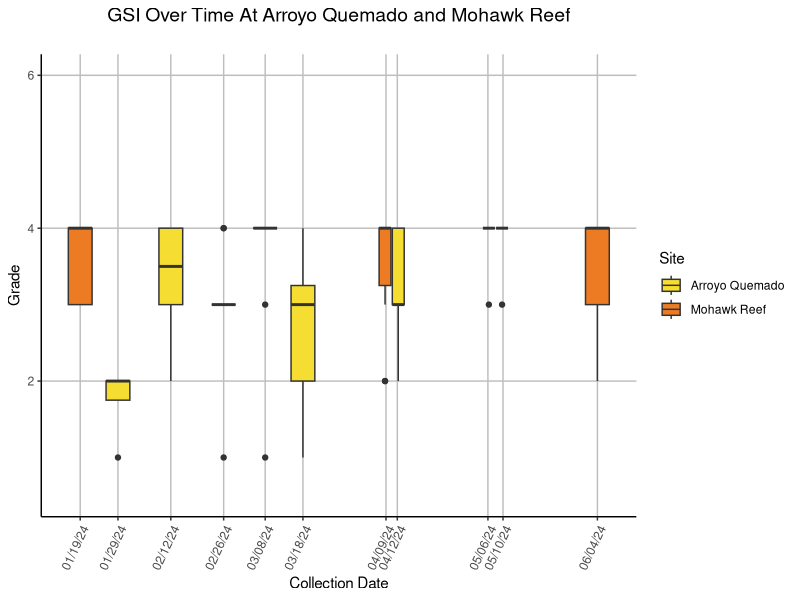
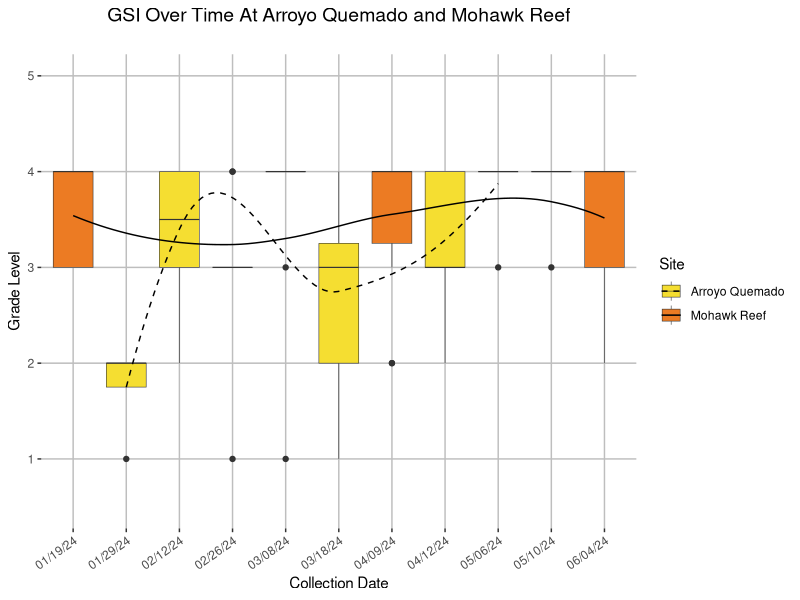
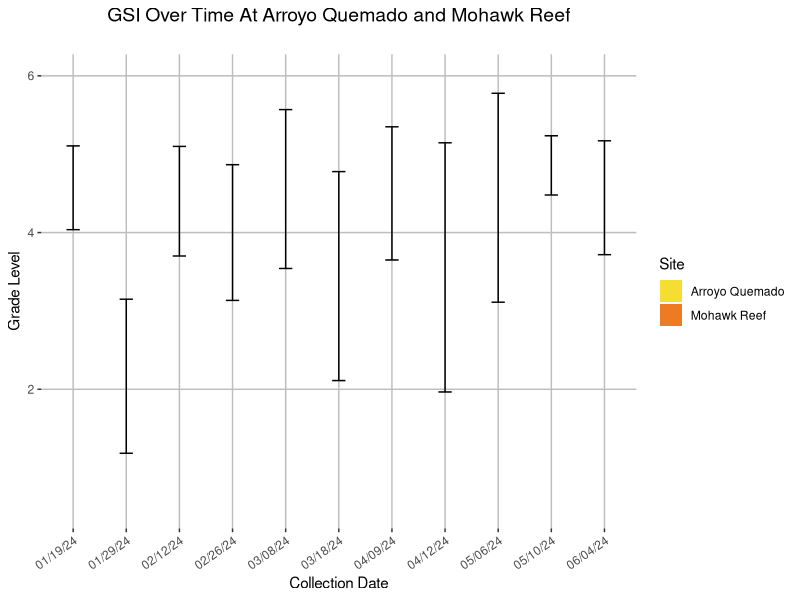
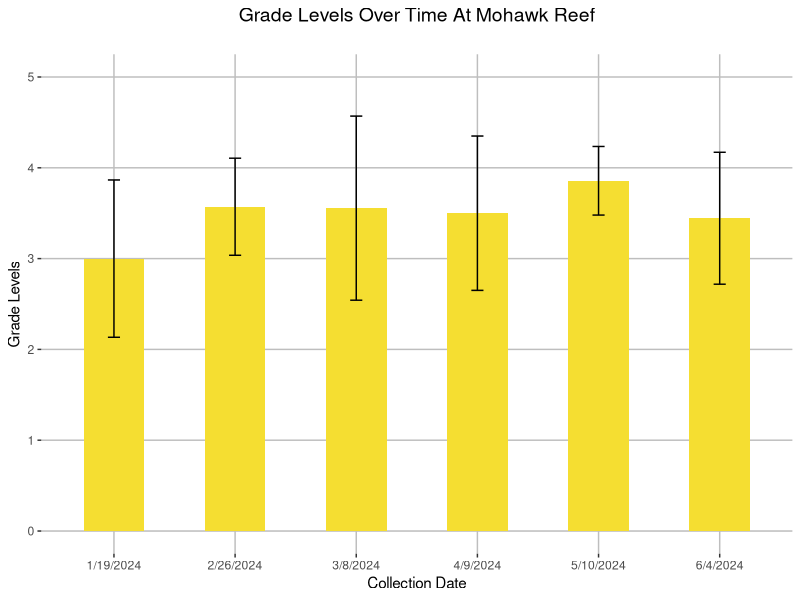
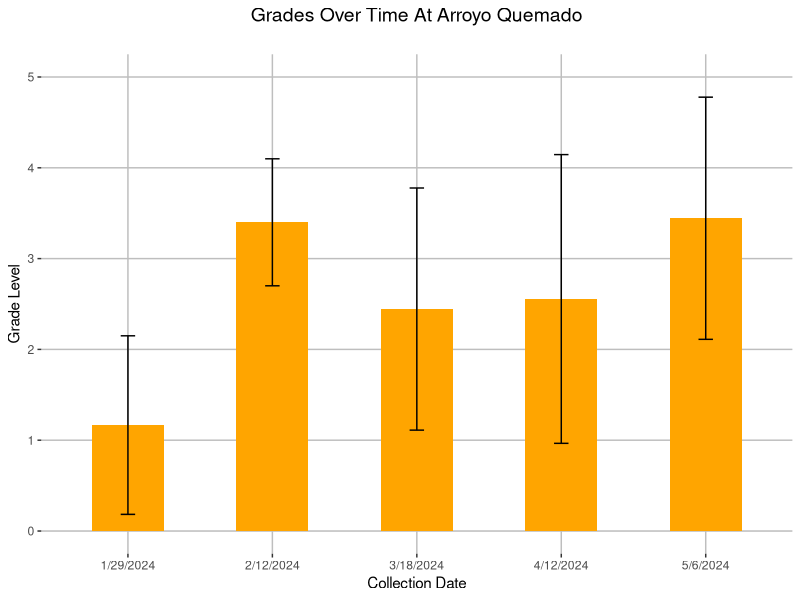
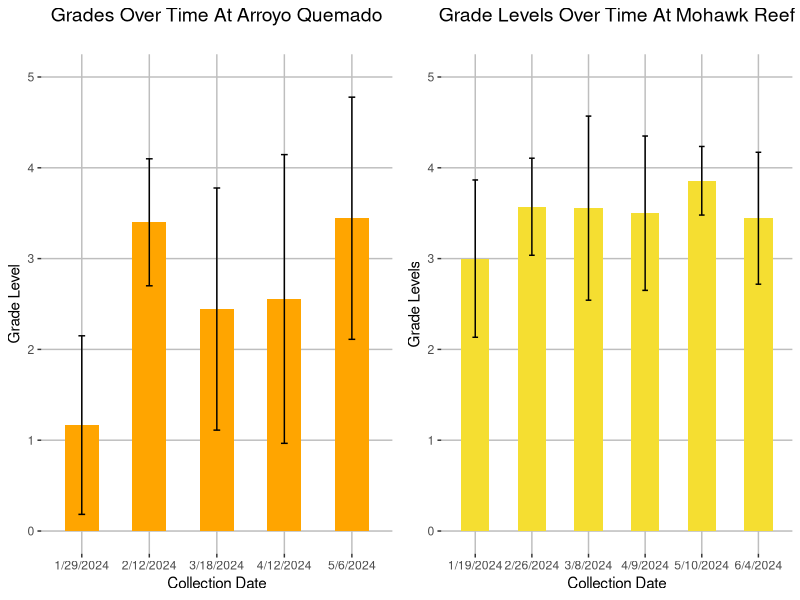

The R script that drew these images, in order:
## ---- chunk 1
knitr::opts_chunk$set(echo = TRUE)
library(ggplot2)


GSI_data <- read.csv("Grades - combined.csv")
GSI_data$Collection.Date <- as.Date(GSI_data$Collection.Date, format = "%m/%d/%Y")
GSI_data$Date_Site <- factor(paste(GSI_data$Collection.Date, GSI_data$Site, sep = "_"))
date_breaks <- as.numeric(as.Date(unique(GSI_data$Collection.Date))) #makes the x-axis formatted right

GSI_plot <- ggplot(GSI_data, aes(x = Collection.Date, y = Num.Grade, fill = Site)) +
  geom_boxplot(aes(group = Date_Site), width = 7) +
  labs(y = "Grade", x = "Collection Date", fill = "Site") +
  ggtitle("GSI Over Time At Arroyo Quemado and Mohawk Reef") +
  scale_y_continuous(limits = c(0.5, 6)) +
  #geom_smooth(data = subset(GSI_data, Site == "ARQ"), method = "loess", color = "black", linetype = "dashed", aes(group = Site), linewidth = 0.5, se = FALSE) +
  #geom_smooth(data = subset(GSI_data, Site == "Mohawk"), method = "loess", color = "black", linetype = "solid", aes(group = Site), linewidth = 0.5, se = FALSE) +
  scale_fill_manual(values = c("#F5DE31", "#EC7B23"),
                    name = "Site",
                    labels = c("Arroyo Quemado", "Mohawk Reef")) +
  theme(panel.background = element_rect(fill = "white"),
        plot.background = element_rect(fill = "white"),
        panel.grid.major = element_line(color = "gray", linewidth = 0.5),
        panel.grid.minor = element_blank(),
        plot.title = element_text(hjust = 0.5, size = 14, margin = margin(b = 20)),
        axis.text.x = element_text(size = 9)) +  
  scale_x_continuous(breaks = date_breaks, #whatever you do don't change this function because then everything doesn't work anymore D: (merges them all to two different box and whiskers)
                     labels = function(x) format(as.Date(x, origin = "1970-01-01"), "%m/%d/%y"), 
                     name = "Collection Date") +
  theme(axis.text.x = element_text(angle = 65, hjust = 1),
         axis.line = element_line(color = "black", linewidth = 0.5)) 

plot(GSI_plot)
## ---- chunk 2

GSI_data <- read.csv("Grades - combined.csv")
GSI_data$Collection.Date <- as.Date(GSI_data$Collection.Date, format = "%m/%d/%Y")
GSI_data$Date_Site <- factor(paste(GSI_data$Collection.Date, GSI_data$Site, sep = "_"))

GSI_plot <- ggplot(GSI_data, aes(x = Date_Site, y = Num.Grade, fill = Site)) +
  geom_boxplot(lwd=0.2) +
  labs(y = "Grade Level", x = "Collection Date", fill = "Site") +
  ggtitle("GSI Over Time At Arroyo Quemado and Mohawk Reef") +
  scale_y_continuous(limits = c(0.5, 5)) +
   geom_smooth(data = subset(GSI_data, Site == "ARQ"), method = "loess", color = "black", linetype = "dashed", aes(group = Site), linewidth = 0.5, se = FALSE) +
  geom_smooth(data = subset(GSI_data, Site == "Mohawk"), method = "loess", color = "black", linetype = "solid", aes(group = Site), linewidth = 0.5, se = FALSE) +
  scale_fill_manual(values = c("#F5DE31", "#EC7B23"),
                    name = "Site",
                    labels = c("Arroyo Quemado", "Mohawk Reef")) +
  theme(panel.background = element_rect(fill = "white"),
        plot.background = element_rect(fill = "white"),
        panel.grid.major = element_line(color = "gray", linewidth = 0.5),
        panel.grid.minor = element_blank(),
        plot.title = element_text(hjust = 0.5, size = 14, margin = margin(b = 20))) +
  scale_x_discrete(labels = function(x) format(as.Date(x, "%Y-%m-%d"), "%m/%d/%y"), #not continuous x-axis 
                   breaks = unique(GSI_data$Date_Site), 
                   name = "Collection Date") + 
  theme(axis.text.x = element_text(angle = 35, hjust = 1)) 

print(GSI_plot)
## ---- chunk 3
GSI_data <- read.csv("grades.csv")
GSI_data$Collection.Date <- as.Date(GSI_data$Collection.Date, format = "%m/%d/%Y")
GSI_data$Date_Site <- factor(paste(GSI_data$Collection.Date, GSI_data$Site, sep = "_"))

mean_sd_df <- aggregate(Numerical.Grade ~ Date_Site + Site, data = GSI_data, 
                        FUN = function(x) c(mean = mean(x), sd = sd(x)))

GSI_plot <- ggplot(mean_sd_df, aes(x = Date_Site, y = Numerical.Grade[, "mean"], fill = Site)) +
  geom_col(position = "dodge") +  # Use geom_col instead of geom_bar
  geom_errorbar(aes(ymin = Numerical.Grade[, "mean"] - Numerical.Grade[, "sd"], 
                    ymax = Numerical.Grade[, "mean"] + Numerical.Grade[, "sd"]), 
                position = position_dodge(width = 0.9),  # Adjust width as needed
                width = 0.25) +  # Adjust width of error bars as needed
  labs(y = "Grade Level", x = "Collection Date", fill = "Site") +
  ggtitle("GSI Over Time At Arroyo Quemado and Mohawk Reef") +
  scale_y_continuous(limits = c(0.5, 6)) +
  scale_fill_manual(values = c("#F5DE31", "#EC7B23"),
                    name = "Site",
                    labels = c("Arroyo Quemado", "Mohawk Reef")) +
  theme(panel.background = element_rect(fill = "white"),
        plot.background = element_rect(fill = "white"),
        panel.grid.major = element_line(color = "gray", linewidth = 0.5),
        panel.grid.minor = element_blank(),
        plot.title = element_text(hjust = 0.5, size = 14, margin = margin(b = 20))) +
  scale_x_discrete(labels = function(x) format(as.Date(x, "%Y-%m-%d"), "%m/%d/%y"), 
                   breaks = unique(GSI_data$Date_Site), 
                   name = "Collection Date") + 
  theme(axis.text.x = element_text(angle = 35, hjust = 1))

print(GSI_plot)

colnames(mean_sd_df)
## ---- chunk 4
Mohawk_grades <- read.csv("Grades - MH.csv")
time_points <- unique(Mohawk_grades$Collection.Date)

mean_sd_df <- data.frame(Collection.Date = time_points,
                         Mean_Num.Grade = tapply(Mohawk_grades$Num.Grade, INDEX = Mohawk_grades$Collection.Date, mean),
                         SD_Num.Grade = tapply(Mohawk_grades$Num.Grade, Mohawk_grades$Collection.Date, sd))

Mohawk_plot <- ggplot(mean_sd_df, aes(x = Collection.Date, y = Mean_Num.Grade)) +
  geom_bar(stat = "identity", fill = "#F5DE31", width = 0.5) +
  geom_errorbar(aes(ymin = Mean_Num.Grade - SD_Num.Grade, ymax = Mean_Num.Grade + SD_Num.Grade), 
                width = 0.1, color = "black", linewidth = 0.5) +
  labs(y = "Grade Levels", x = "Collection Date") +
  scale_y_continuous(limits = c(0, 5)) +
  ggtitle("Grade Levels Over Time At Mohawk Reef") + 
  theme(panel.background = element_rect(fill = "white"),
        plot.background = element_rect(fill = "white"),
        panel.grid.major = element_line(color = "gray", linewidth = 0.5),
        panel.grid.minor = element_blank(),
        plot.title = element_text(hjust = 0.5, size = 14, margin = margin(b = 20)))

Mohawk_plot
## ---- chunk 5
AR_grades <- read.csv("Grades - AR.csv")
time_points <- unique(AR_grades$Collection.Date)

mean_sd_df <- data.frame(Collection.Date = time_points,
                         Mean_Numerical.Grade = tapply(AR_grades$Num.Grade, INDEX = AR_grades$Collection.Date, mean),
                         SD_Numerical.Grade = tapply(AR_grades$Num.Grade, AR_grades$Collection.Date, sd))

AR_plot <- ggplot(mean_sd_df, aes(x = Collection.Date, y = Mean_Numerical.Grade)) +
  geom_bar(stat = "identity", fill = "orange", width = 0.5) +
  geom_errorbar(aes(ymin = Mean_Numerical.Grade - SD_Numerical.Grade, ymax = Mean_Numerical.Grade + SD_Numerical.Grade), 
                width = 0.1, color = "black", linewidth = 0.5) +
  labs(y = "Grade Level", x = "Collection Date") +
  scale_y_continuous(limits = c(0, 5)) +
  ggtitle("Grades Over Time At Arroyo Quemado") + 
  theme(panel.background = element_rect(fill = "white"),
        plot.background = element_rect(fill = "white"),
        panel.grid.major = element_line(color = "gray", linewidth = 0.5),
        panel.grid.minor = element_blank(),
        plot.title = element_text(hjust = 0.5, size = 14, margin = margin(b = 20)))

AR_plot
## ---- chunk 6
library(gridExtra)
combined_plots <- grid.arrange(AR_plot, Mohawk_plot, nrow = 1)
print(combined_plots)
